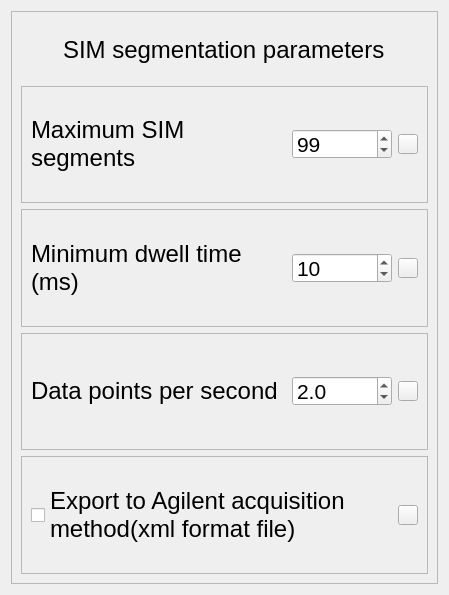
      <widget class="QWidget" name="scrollAreaWidgetContents_4">
       <property name="geometry">
        <rect>
         <x>0</x>
         <y>0</y>
         <width>449</width>
         <height>595</height>
        </rect>
       </property>
       <layout class="QVBoxLayout" name="verticalLayout_2">
        <item>
         <widget class="QFrame" name="frame_3">
          <property name="maximumSize">
           <size>
            <width>16777215</width>
            <height>16777215</height>
           </size>
          </property>
          <property name="styleSheet">
           <string notr="true"/>
          </property>
          <property name="frameShape">
           <enum>QFrame::StyledPanel</enum>
          </property>
          <property name="frameShadow">
           <enum>QFrame::Raised</enum>
          </property>
          <layout class="QGridLayout" name="gridLayout_18" rowstretch="1,2,2,2,2">
           <property name="leftMargin">
            <number>9</number>
           </property>
           <property name="topMargin">
            <number>9</number>
           </property>
           <property name="rightMargin">
            <number>9</number>
           </property>
           <property name="bottomMargin">
            <number>9</number>
           </property>
           <property name="spacing">
            <number>6</number>
           </property>
           <item row="3" column="0">
            <widget class="QFrame" name="frame_11">
             <property name="styleSheet">
              <string notr="true"/>
             </property>
             <property name="frameShape">
              <enum>QFrame::StyledPanel</enum>
             </property>
             <property name="frameShadow">
              <enum>QFrame::Raised</enum>
             </property>
             <layout class="QGridLayout" name="gridLayout_22">
              <item row="0" column="0">
               <widget class="QLabel" name="label_14">
                <property name="maximumSize">
                 <size>
                  <width>16777215</width>
                  <height>16777215</height>
                 </size>
                </property>
                <property name="font">
                 <font>
                  <pointsize>18</pointsize>
                  <weight>50</weight>
                  <italic>false</italic>
                  <bold>false</bold>
                 </font>
                </property>
                <property name="styleSheet">
                 <string notr="true">font: 18pt;</string>
                </property>
                <property name="text">
                 <string>Data points per second</string>
                </property>
                <property name="wordWrap">
                 <bool>true</bool>
                </property>
               </widget>
              </item>
              <item row="0" column="1">
               <widget class="QDoubleSpinBox" name="doubleSpinBox_3">
                <property name="minimumSize">
                 <size>
                  <width>100</width>
                  <height>30</height>
                 </size>
                </property>
                <property name="maximumSize">
                 <size>
                  <width>100</width>
                  <height>30</height>
                 </size>
                </property>
                <property name="styleSheet">
                 <string notr="true">font: 16pt;</string>
                </property>
                <property name="decimals">
                 <number>1</number>
                </property>
                <property name="maximum">
                 <double>99999.000000000000000</double>
                </property>
                <property name="value">
                 <double>2.000000000000000</double>
                </property>
               </widget>
              </item>
              <item row="0" column="2">
               <widget class="QPushButton" name="pushButton_21">
                <property name="minimumSize">
                 <size>
                  <width>20</width>
                  <height>20</height>
                 </size>
                </property>
                <property name="maximumSize">
                 <size>
                  <width>20</width>
                  <height>20</height>
                 </size>
                </property>
                <property name="text">
                 <string/>
                </property>
                <property name="icon">
                 <iconset>
                  <normaloff>../Combine/R-C.png</normaloff>../Combine/R-C.png</iconset>
                </property>
                <property name="iconSize">
                 <size>
                  <width>20</width>
                  <height>20</height>
                 </size>
                </property>
               </widget>
              </item>
             </layout>
            </widget>
           </item>
           <item row="4" column="0">
            <widget class="QFrame" name="frame_13">
             <property name="styleSheet">
              <string notr="true"/>
             </property>
             <property name="frameShape">
              <enum>QFrame::StyledPanel</enum>
             </property>
             <property name="frameShadow">
              <enum>QFrame::Raised</enum>
             </property>
             <layout class="QGridLayout" name="gridLayout_9">
              <property name="horizontalSpacing">
               <number>0</number>
              </property>
              <item row="0" column="0">
               <widget class="QCheckBox" name="checkBox_2">
                <property name="sizePolicy">
                 <sizepolicy hsizetype="Preferred" vsizetype="Preferred">
                  <horstretch>0</horstretch>
                  <verstretch>0</verstretch>
                 </sizepolicy>
                </property>
                <property name="minimumSize">
                 <size>
                  <width>0</width>
                  <height>70</height>
                 </size>
                </property>
                <property name="maximumSize">
                 <size>
                  <width>16777215</width>
                  <height>16777215</height>
                 </size>
                </property>
                <property name="font">
                 <font>
                  <pointsize>18</pointsize>
                  <weight>50</weight>
                  <italic>false</italic>
                  <bold>false</bold>
                 </font>
                </property>
                <property name="styleSheet">
                 <string notr="true">font: 18pt;</string>
                </property>
                <property name="text">
                 <string>Export to Agilent acquisition 
method(xml format file)</string>
                </property>
                <property name="checked">
                 <bool>false</bool>
                </property>
                <property name="tristate">
                 <bool>false</bool>
                </property>
               </widget>
              </item>
              <item row="0" column="1">
               <widget class="QPushButton" name="pushButton_16">
                <property name="minimumSize">
                 <size>
                  <width>20</width>
                  <height>20</height>
                 </size>
                </property>
                <property name="maximumSize">
                 <size>
                  <width>20</width>
                  <height>20</height>
                 </size>
                </property>
                <property name="text">
                 <string/>
                </property>
                <property name="icon">
                 <iconset>
                  <normaloff>../Combine/R-C.png</normaloff>../Combine/R-C.png</iconset>
                </property>
                <property name="iconSize">
                 <size>
                  <width>20</width>
                  <height>20</height>
                 </size>
                </property>
               </widget>
              </item>
             </layout>
            </widget>
           </item>
           <item row="0" column="0" alignment="Qt::AlignHCenter|Qt::AlignVCenter">
            <widget class="QLabel" name="label_7">
             <property name="sizePolicy">
              <sizepolicy hsizetype="Preferred" vsizetype="Preferred">
               <horstretch>0</horstretch>
               <verstretch>0</verstretch>
              </sizepolicy>
             </property>
             <property name="font">
              <font>
               <pointsize>18</pointsize>
               <weight>50</weight>
               <italic>false</italic>
               <bold>false</bold>
              </font>
             </property>
             <property name="styleSheet">
              <string notr="true">font: 18pt;</string>
             </property>
             <property name="text">
              <string>SIM segmentation parameters</string>
             </property>
             <property name="wordWrap">
              <bool>false</bool>
             </property>
            </widget>
           </item>
           <item row="1" column="0">
            <widget class="QFrame" name="frame_9">
             <property name="styleSheet">
              <string notr="true"/>
             </property>
             <property name="frameShape">
              <enum>QFrame::StyledPanel</enum>
             </property>
             <property name="frameShadow">
              <enum>QFrame::Raised</enum>
             </property>
             <layout class="QGridLayout" name="gridLayout_7">
              <item row="0" column="0">
               <widget class="QLabel" name="label_12">
                <property name="maximumSize">
                 <size>
                  <width>16777215</width>
                  <height>16777215</height>
                 </size>
                </property>
                <property name="font">
                 <font>
                  <pointsize>18</pointsize>
                  <weight>50</weight>
                  <italic>false</italic>
                  <bold>false</bold>
                 </font>
                </property>
                <property name="styleSheet">
                 <string notr="true">font: 18pt;</string>
                </property>
                <property name="text">
                 <string>Maximum SIM segments</string>
                </property>
                <property name="wordWrap">
                 <bool>true</bool>
                </property>
               </widget>
              </item>
              <item row="0" column="1">
               <widget class="QSpinBox" name="spinBox_3">
                <property name="minimumSize">
                 <size>
                  <width>100</width>
                  <height>30</height>
                 </size>
                </property>
                <property name="maximumSize">
                 <size>
                  <width>100</width>
                  <height>30</height>
                 </size>
                </property>
                <property name="styleSheet">
                 <string notr="true">font: 16pt;</string>
                </property>
                <property name="maximum">
                 <number>99999</number>
                </property>
                <property name="value">
                 <number>99</number>
                </property>
               </widget>
              </item>
              <item row="0" column="2">
               <widget class="QPushButton" name="pushButton_19">
                <property name="minimumSize">
                 <size>
                  <width>20</width>
                  <height>20</height>
                 </size>
                </property>
                <property name="maximumSize">
                 <size>
                  <width>20</width>
                  <height>20</height>
                 </size>
                </property>
                <property name="text">
                 <string/>
                </property>
                <property name="icon">
                 <iconset>
                  <normaloff>../Combine/R-C.png</normaloff>../Combine/R-C.png</iconset>
                </property>
                <property name="iconSize">
                 <size>
                  <width>20</width>
                  <height>20</height>
                 </size>
                </property>
               </widget>
              </item>
             </layout>
            </widget>
           </item>
           <item row="2" column="0">
            <widget class="QFrame" name="frame_10">
             <property name="styleSheet">
              <string notr="true"/>
             </property>
             <property name="frameShape">
              <enum>QFrame::StyledPanel</enum>
             </property>
             <property name="frameShadow">
              <enum>QFrame::Raised</enum>
             </property>
             <layout class="QGridLayout" name="gridLayout_8">
              <item row="0" column="0">
               <widget class="QLabel" name="label_13">
                <property name="maximumSize">
                 <size>
                  <width>16777215</width>
                  <height>16777215</height>
                 </size>
                </property>
                <property name="font">
                 <font>
                  <pointsize>18</pointsize>
                  <weight>50</weight>
                  <italic>false</italic>
                  <bold>false</bold>
                 </font>
                </property>
                <property name="styleSheet">
                 <string notr="true">font: 18pt;</string>
                </property>
                <property name="text">
                 <string>Minimum dwell time (ms)</string>
                </property>
                <property name="wordWrap">
                 <bool>true</bool>
                </property>
               </widget>
              </item>
              <item row="0" column="1">
               <widget class="QSpinBox" name="spinBox_4">
                <property name="minimumSize">
                 <size>
                  <width>100</width>
                  <height>30</height>
                 </size>
                </property>
                <property name="maximumSize">
                 <size>
                  <width>100</width>
                  <height>30</height>
                 </size>
                </property>
                <property name="styleSheet">
                 <string notr="true">font: 16pt;</string>
                </property>
                <property name="minimum">
                 <number>1</number>
                </property>
                <property name="maximum">
                 <number>1000</number>
                </property>
                <property name="value">
                 <number>10</number>
                </property>
               </widget>
              </item>
              <item row="0" column="2">
               <widget class="QPushButton" name="pushButton_20">
                <property name="minimumSize">
                 <size>
                  <width>20</width>
                  <height>20</height>
                 </size>
                </property>
                <property name="maximumSize">
                 <size>
                  <width>20</width>
                  <height>20</height>
                 </size>
                </property>
                <property name="text">
                 <string/>
                </property>
                <property name="icon">
                 <iconset>
                  <normaloff>../Combine/R-C.png</normaloff>../Combine/R-C.png</iconset>
                </property>
                <property name="iconSize">
                 <size>
                  <width>20</width>
                  <height>20</height>
                 </size>
                </property>
               </widget>
              </item>
             </layout>
            </widget>
           </item>
          </layout>
         </widget>
        </item>
       </layout>
      </widget>
